Frame 1 (no input): blank canvas, image omitted
Frame 60 (the mouse pressed at the canvas centre just before this capture): blank canvas, image omitted
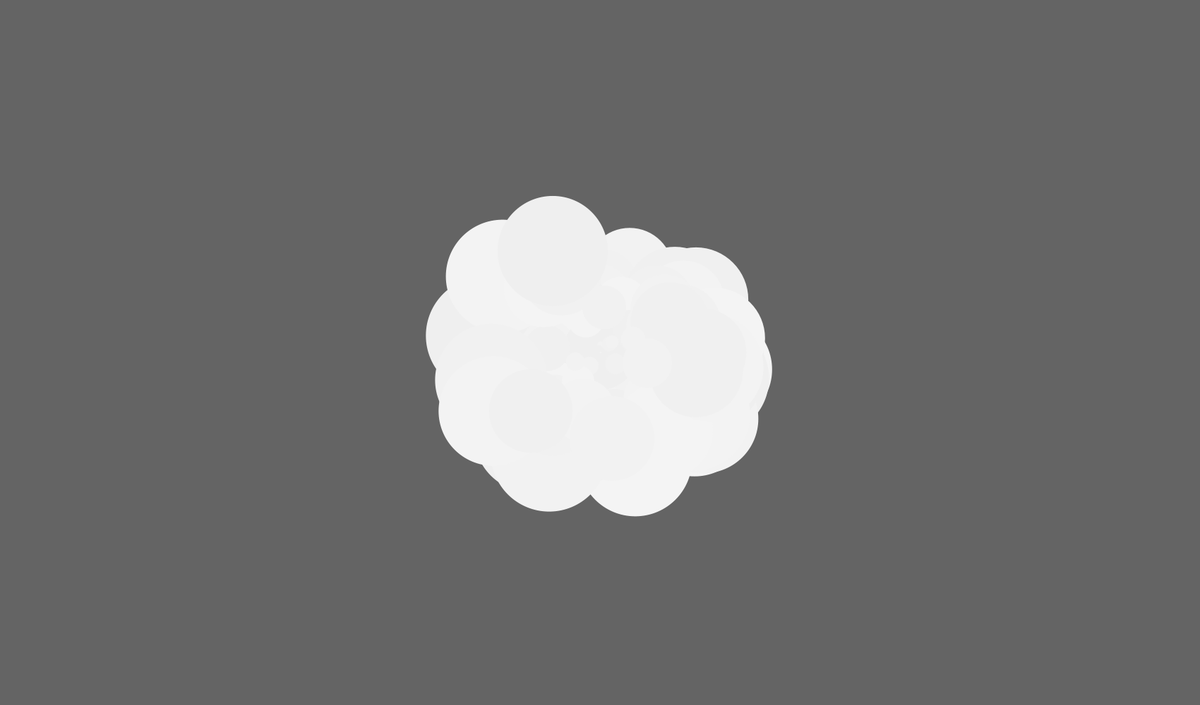
Frame 120 (the mouse held since frame 60 and released just before this capture)

The Processing sketch whose frames 1 and 60 were blank and that drew this single picture after the mouse press (run headless with seeded random() and noise(); from frame 60 on, the mouse is pressed at the canvas centre):

// Processing sketch: Popcorn
// ── Popcorn.pde
import java.util.Random;

ArrayList<Cloud> clouds = new ArrayList<Cloud>();

boolean animate = true;

void setup() {
  size(1700, 1000);
  rectMode(CENTER);
  noStroke();
}

void draw() {
  background(100); 
  
  for (Cloud c : clouds) {
    if (animate) {
      c.update();
    }
    c.display();
  }
}

void mousePressed() {
  clouds.add(new Cloud(mouseX, mouseY, int(random(100, 200)), int(random(5, 30)))); 
}

void keyPressed() {
    switch (key) {
    case 'a': 
      animate = !animate;
      break;
    case 'c': 
      clouds.clear();
      break;
    case 's':
      save("output/frame" + frameCount + ".png");
    default:
      break;
  }
}



class Cloud {
  PShape[] segments;
  int fill = int(random(0,255));
  int xpos, ypos;
  int density = 25;
  int size = 100;
  int spread = size/5;
  
   Cloud(int x, int y, int d, int s) {
      xpos = x;
      ypos = y;
      density = d;
      size = s;
      spread = size/5;
      
      //fill = int(map(y, 0, height, 0, 255));
      
      createCloud();
   }
   
   void createCloud() {
      segments = new PShape[density];

      segments[0] = createShape(ELLIPSE, 0, 0, size*10, size*10); 
      segments[0].translate(xpos, ypos);
      segments[0].setFill(color(fill + random(-5,5)));
      
      int angle;
      int x, y;
      int s = size;
      for (int i=1;i<density;i++) {
         angle = int(random(0, 360));
         s = abs(s - i*2);
         x = xpos + int(cos(angle)*(s+int(random(-5,25))));
         y = ypos + int(sin(angle)*(s+int(random(-5,5))));
         
         segments[i] = createShape(ELLIPSE, 0, 0, s, s); 
         segments[i].translate(x, y);
         segments[i].setFill(color(fill + random(-3,3)));
      }     
      
      ShuffleSegments();      
   }
   
   void update() {
     float s;
     
     for (int i = 0; i < segments.length; i++) {
       s = random(0.99, 1.01);
       segments[i].scale(s);
     }
   }
   
   void display() {
     noStroke();
     
     for (int i=0; i<density; i++) {
        shape(segments[i]); 
     }
   }

   void ShuffleSegments() {
      Random rand = new Random();
        
      for (int i = 0; i < segments.length; i++) {
          int randomIndexToSwap = rand.nextInt(segments.length);
          PShape temp = segments[randomIndexToSwap];
          segments[randomIndexToSwap] = segments[i];
          segments[i] = temp;
        }
    }
}
